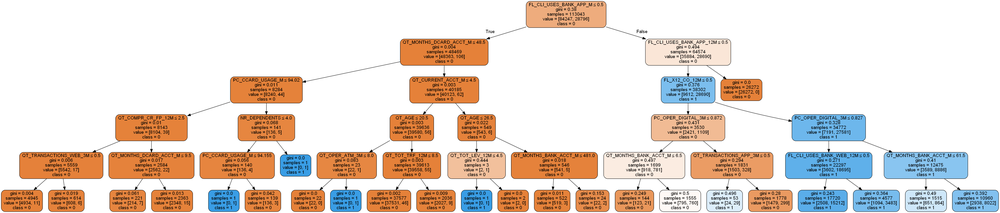
#> input picture MILLENIUM.png, 1000 x 213 px, shrunk from 4199 x 895 before the run
$ python -i QDC_Biollaz_GENX.py   (imports and definitions only)   (older library calls are emulated)
#> lines starting #> are read from the running program, lines starting #| are printed output that depends on the picture
import numpy as np
import pandas as pd
import seaborn as sns
from typing import Union
from sklearn.model_selection import train_test_split
from sklearn import metrics
import matplotlib.pyplot as plt
from sklearn.tree import DecisionTreeClassifier
from sklearn.tree import export_graphviz
from io import StringIO
from IPython.display import Image
import pydotplus

# [1 line not run here, left out]

## OPEN BOTH DATASETS
# [1 line that did not run here, left out]
# [1 line that did not run here, left out]

## PRINT BOTH DATASETS
# print("DATA")
# print(df_full_data)

## ADD A COLUMN (BOOLEAN encoded as an INTEGER) TO THE MAIN DATASET, CRITERIA --> IS THIS CLIENT A TARGET ?
# [1 line that did not run here, left out]

# [1 line that did not run here, left out]


def get_frequencies(data: pd.DataFrame, n_categories: int = None,
                    bins: int = None, dropna: bool = False
                    ):
    for (name, val) in data.iteritems():
        print('')
        print(name)
        vc = val.value_counts(ascending=False,
                              bins=bins,
                              dropna=dropna
                              )
        if n_categories is not None:
            if not isinstance(n_categories, int) or n_categories <= 0:
                raise TypeError(
                    'n_categories should be a strictly positive integer')
            if n_categories < len(vc):
                freq_others = vc.iloc[n_categories - 1:].sum()
                vc = vc.iloc[:n_categories - 1] \
                    .append(pd.Series({'others': freq_others}))
        print(pd.DataFrame({'absolute': vc,
                            'relative': vc / len(val) * 100,
                            },
                           index=vc.index
                           ).T)


##DESCRIPTION OF THE DATASET
def summary_data(data: pd.DataFrame):
    # FLAG
    print("\n FLAG")
    print(data.filter(regex=r"^FL_", axis=1).astype(bool).describe().transpose())

    # CODE
    print("\n CODE")
    print(data.filter(regex=r"^CD_", axis=1).astype(str).describe().transpose())

    # VALUE
    print("\n VALUE")
    print(data.filter(regex=r"^VL_", axis=1).astype(str).describe().transpose())

    # QUANTITY
    print("\n QUANTITY")
    print(data.filter(regex=r"^QT_", axis=1).astype(str).describe().transpose())

    # PERCENTAGE
    print("\n PERCENTAGE")
    print(data.filter(regex=r"^PC_", axis=1).describe().transpose())

    # NUMBER
    print("\n NUMBER")
    print(data.filter(regex=r"^NR_", axis=1).describe().transpose())

    # DESCRIPTION
    print("\n DESCRIPTION")
    print(data.filter(regex=r"^DS_", axis=1).describe().transpose())

    print("\n NAN summary")
    print(summarize_na(data))


# percentage of missing data by variables
def summarize_na(df: pd.DataFrame) -> pd.DataFrame:
    nan_count = df.isna().sum()
    nan_pct = nan_count / len(df) * 100
    return pd.DataFrame({'nan_count': nan_count,
                         'nan_pct': nan_pct
                         }
                        )[nan_pct > 40]


# print(summarize_na(df_full_data))
# [1 line not run here, left out]

# remove the data with more "NAN" than the threshold defined in function "summarize_na"
# [1 line that did not run here, left out]

# print(df_full_data)


###
### IDEAS OF GRAPH
###
# PIE
# [1 line that did not run here, left out]
# [9 lines that did not run here, left out]
# [1 line not run here, left out]

# HISTOGRAM
# [1 line that did not run here, left out]
# [6 lines that did not run here, left out]
# [2 lines not run here, left out]

# HORIZONTAL BAR
# [1 line that did not run here, left out]
# [4 lines that did not run here, left out]
# [3 lines not run here, left out]

# DROP THE NAN LISTWISE
# [1 line that did not run here, left out]
# [1 line not run here, left out]

# REPLACE OTHER NATIONALITY THAN PORTUGAL BY "OTHER"
# [1 line that did not run here, left out]

# REPLACE OTHER COUNTRY ADRESS THAN PORTUGAL BY "OTHER"
# [1 line that did not run here, left out]

# SPLIT EDUCATION INTO TWO CATEGORIES A-E ("STANDARD") and F-K (UNIVERSITY)
# [1 line that did not run here, left out]
# [1 line that did not run here, left out]

# SPLIT CIVIL STATU A-B-C-G-M ("MARRIED") and D-J-S-T-V ("UNMARRIED")
# [1 line that did not run here, left out]
# [1 line that did not run here, left out]

# DROP LIFE CYCLE, SIMILARITY WITH AGE AND CIVIL STATU
# [1 line that did not run here, left out]

# DROP CD_CLI_COUNCIL_ADDRESS, too specific, NOT USEFULL
# [1 line that did not run here, left out]

# DROP CD_PROFESSION, redundant with CD_PROF_SITUATION
# [1 line that did not run here, left out]

# TEMPORARY DROP DS_CLI_SEGMENT, because unclear for now
# [1 line that did not run here, left out]

# split CD_CLI_DISTRICT_ADDRESS between district with high population density (more 100 people / km2) and rural district
# [1 line that did not run here, left out]
# [2 lines that did not run here, left out]

# [3 lines that did not run here, left out]

# split the data into numerical and categorical variables
# [1 line that did not run here, left out]
# [1 line that did not run here, left out]

# [8 lines that did not run here, left out]

# [1 line that did not run here, left out]

# [1 line that did not run here, left out]

# Find index of feature columns with correlation greater than 0.90
# [1 line that did not run here, left out]
# [7 lines not run here, left out]

######
###### ML AND STUFF (PROTOTYPE)
######

# df_num = df_num.dropna()
# X = df_num.drop('IS_TARGET', axis=1)
# y = df_num.IS_TARGET
#
# X_train, X_test, y_train, y_test = train_test_split(X, y, test_size=0.2, random_state=1)
#
# clf = DecisionTreeClassifier(max_depth=5)
#
# clf.fit(X_train, y_train)
#
# y_pred = clf.predict(X_test)
#
# print("Accuracy:", metrics.accuracy_score(y_test, y_pred))
#
# dot_data = StringIO()
# export_graphviz(clf, out_file=dot_data,
#                 filled=True, rounded=True,
#                 special_characters=True, feature_names=X.columns, class_names=['0', '1'])
# graph = pydotplus.graph_from_dot_data(dot_data.getvalue())
# graph.write_png('MILLENIUM.png')
# Image(graph.create_png())

>>> import cv2
>>> picture = cv2.imread('MILLENIUM.png', cv2.IMREAD_GRAYSCALE)
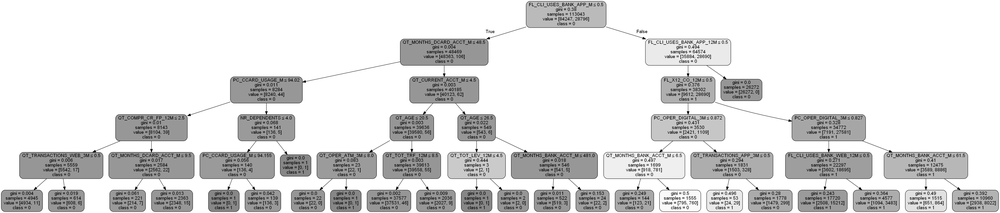
#> picture: shape (213, 1000); min 0, max 255, mean 221.6
#> (the run stopped early here; a loop or call above may not have finished)

$ run again, on QDC_ML_BIOLLAZ_5APP3MT.png
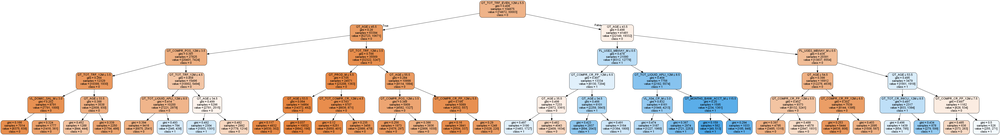
#> input picture QDC_ML_BIOLLAZ_5APP3MT.png, 1000 x 135 px, shrunk from 6653 x 895 before the run
#> `picture = cv2.imread('MILLENIUM.png', cv2.IMREAD_GRAYSCALE)`:
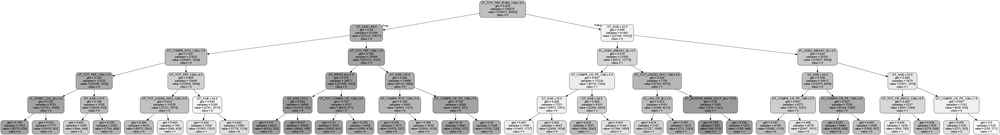
#> picture: shape (135, 1000); min 2, max 255, mean 232.5

$ run again, on QDC_ML_BIOLLAZ_5APP3MT_GENX.png
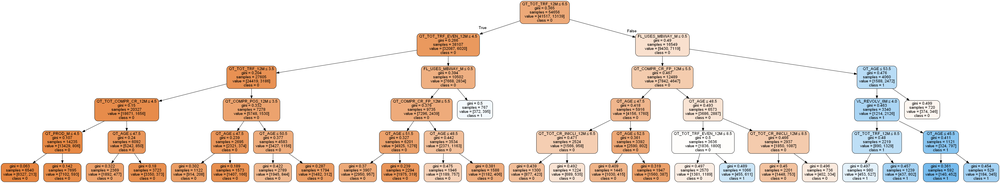
#> input picture QDC_ML_BIOLLAZ_5APP3MT_GENX.png, 1000 x 183 px, shrunk from 4893 x 895 before the run
#> `picture = cv2.imread('MILLENIUM.png', cv2.IMREAD_GRAYSCALE)`:
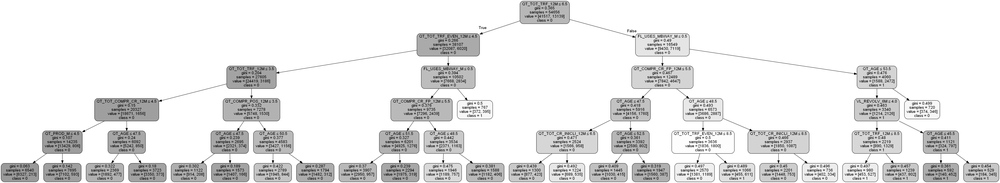
#> picture: shape (183, 1000); min 0, max 255, mean 232.1

$ run again, on QDC_ML_BIOLLAZ_5APP3MT_GENY.png
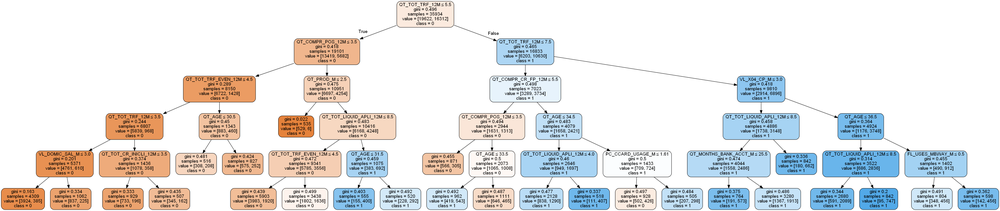
#> input picture QDC_ML_BIOLLAZ_5APP3MT_GENY.png, 1000 x 211 px, shrunk from 4241 x 895 before the run
#> `picture = cv2.imread('MILLENIUM.png', cv2.IMREAD_GRAYSCALE)`:
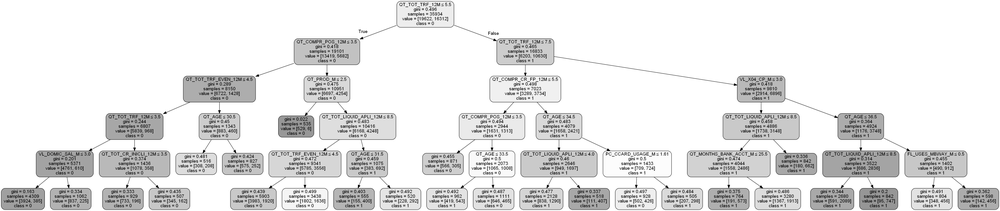
#> picture: shape (211, 1000); min 0, max 255, mean 230.5
